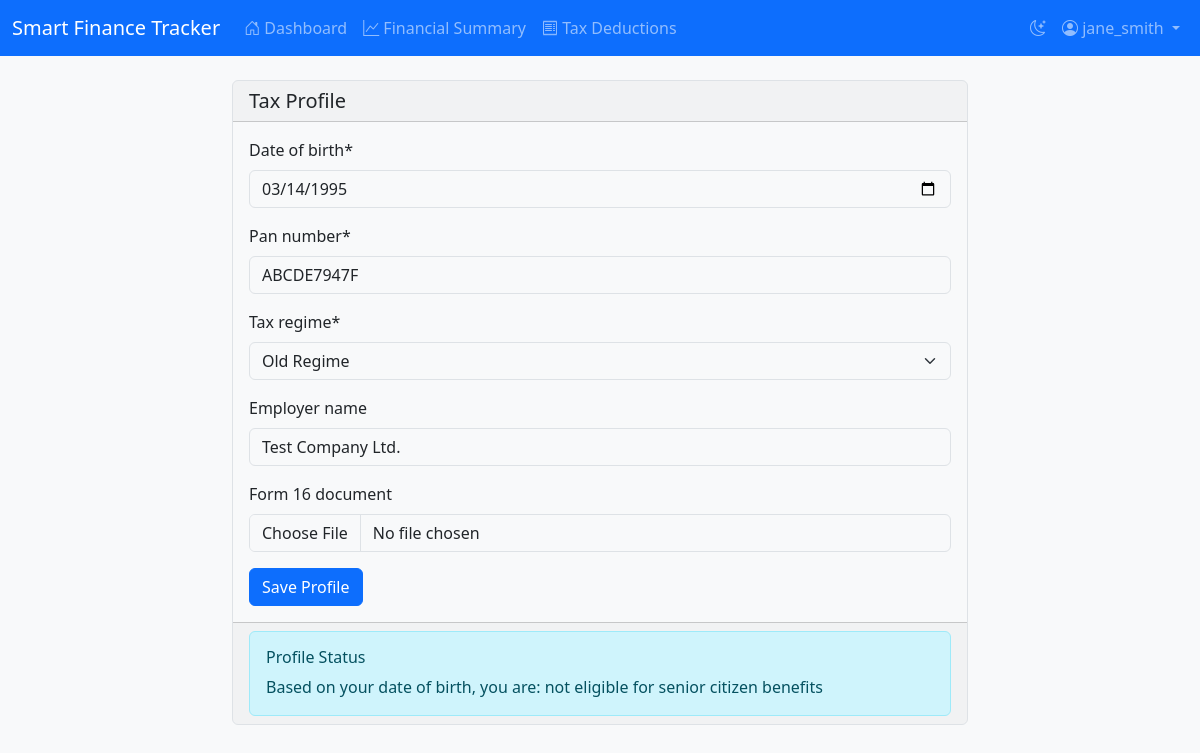
/tax-profile/ (signed in), run on the app's committed database.
### tracker/models.py (models this page shows, shortened)
class UserTaxProfile(models.Model):
    REGIME_CHOICES = [
        ('old', 'Old Regime'),
        ('new', 'New Regime'),
    ]
    user = models.OneToOneField(User, on_delete=models.CASCADE)
    date_of_birth = models.DateField()
    pan_number = models.CharField(max_length=10)
    tax_regime = models.CharField(max_length=3, choices=REGIME_CHOICES, default='old')
    is_senior_citizen = models.BooleanField(default=False)
    is_super_senior_citizen = models.BooleanField(default=False)
    employer_name = models.CharField(max_length=200, blank=True)
    form_16_document = models.FileField(upload_to='form16/', null=True, blank=True)

### tracker/views.py (the view)
# urls.py: path('tax-profile/', views.tax_profile, name='tax_profile'),
@login_required
def tax_profile(request):
    try:
        tax_profile = UserTaxProfile.objects.get(user=request.user)
    except UserTaxProfile.DoesNotExist:
        tax_profile = None
    if request.method == 'POST':
        form = UserTaxProfileForm(request.POST, request.FILES, instance=tax_profile)
        if form.is_valid():
            profile = form.save(commit=False)
            profile.user = request.user
            profile.save()
            messages.success(request, 'Tax profile updated successfully.')
            return redirect('tracker:tax_profile')
    else:
        form = UserTaxProfileForm(instance=tax_profile)
    return render(request, 'tracker/tax_profile.html', {'form': form, 'tax_profile': tax_profile})

### tracker/forms.py
class UserTaxProfileForm(forms.ModelForm):
    class Meta:
        model = UserTaxProfile
        fields = ['date_of_birth', 'pan_number', 'tax_regime', 'employer_name', 'form_16_document']
        widgets = {
            'date_of_birth': forms.DateInput(attrs={'type': 'date'}),
        }

### tracker/templates/tracker/tax_profile.html (shortened to what this page needs)
{% extends "tracker/base.html" %}
{% load crispy_forms_tags %}
{% block content %}
<div class="row justify-content-center">
    <div class="col-md-8">
        <div class="card">
            <div class="card-header">
                <h5 class="card-title mb-0">Tax Profile</h5>
            </div>
            <div class="card-body">
                <form method="post" enctype="multipart/form-data">
                    {{ form|crispy }}
                    <button type="submit" class="btn btn-primary">Save Profile</button>
                </form>
            </div>
            {% if tax_profile %}
            <div class="card-footer">
                <div class="alert alert-info mb-0">
                    <h6 class="alert-heading">Profile Status</h6>
                    <p class="mb-0">
                        Based on your date of birth, you are:
                        {% if tax_profile.is_super_senior_citizen %}
                            a Super Senior Citizen (80+ years)
                        {% elif tax_profile.is_senior_citizen %}
                            a Senior Citizen (60+ years)
                        {% else %}
                            not eligible for senior citizen benefits
                        {% endif %}
                    </p>
                </div>
            </div>
            {% endif %}
        </div>
    </div>
</div>
{% endblock %}

### tracker/templates/tracker/base.html (shortened to what this page needs)
<!DOCTYPE html>
<html lang="en" data-bs-theme="light">
<head>
    <link href="https://cdn.jsdelivr.net/npm/bootstrap@5.3.2/dist/css/bootstrap.min.css" rel="stylesheet">
    <link href="https://cdn.jsdelivr.net/npm/bootstrap-icons@1.11.1/font/bootstrap-icons.css" rel="stylesheet">
</head>
<body>
    {% if user.is_authenticated %}
    <nav class="navbar navbar-expand-lg navbar-dark bg-primary">
        <div class="container-fluid">
            <a class="navbar-brand" href="{% url 'tracker:dashboard' %}">Smart Finance Tracker</a>
            <div class="collapse navbar-collapse" id="navbarNav">
                <ul class="navbar-nav me-auto">
                    <li class="nav-item">
                        <a class="nav-link {% if request.resolver_match.url_name == 'dashboard' %}active{% endif %}"
                           href="{% url 'tracker:dashboard' %}">
                            <i class="bi bi-house-door"></i> Dashboard
                        </a>
                    </li>
                    <li class="nav-item">
                        <a class="nav-link {% if request.resolver_match.url_name == 'financial_summary' %}active{% endif %}"
                           href="{% url 'tracker:financial_summary' %}">
                            <i class="bi bi-graph-up"></i> Financial Summary
                        </a>
                    </li>
                    <li class="nav-item">
                        <a class="nav-link {% if request.resolver_match.url_name == 'tax_deductions' %}active{% endif %}"
                           href="{% url 'tracker:tax_deductions' %}">
                            <i class="bi bi-receipt"></i> Tax Deductions
                        </a>
                    </li>
                </ul>
                <ul class="navbar-nav">
                    <li class="nav-item">
                        <button class="nav-link" id="theme-toggle">
                            <i class="bi bi-moon-stars"></i>
                        </button>
                    </li>
                    <li class="nav-item dropdown">
                        <a class="nav-link dropdown-toggle" href="#" id="navbarDropdown" role="button"
                           data-bs-toggle="dropdown">
                            <i class="bi bi-person-circle"></i> {{ user.username }}
                        </a>
                    </li>
                </ul>
            </div>
        </div>
    </nav>
    {% endif %}
    <div class="container mt-4">
        {% block content %}
        {% endblock %}
    </div>
</body>
</html>

### tracker/templates/tracker/base.html (style rules this page uses)
:root[data-bs-theme="light"] { --bs-body-bg: #f8f9fa; --bs-body-color: #212529; --bs-heading-color: #212529; --bs-primary: #0d6efd; --bs-secondary: #6c757d; --bs-card-bg: #ffffff; --bs-border-color: #dee2e6; }
h1, h2, h3, h4, h5, h6 { color: var(--bs-heading-color); }
.card { background-color: var(--bs-card-bg); border-color: var(--bs-border-color); }

### data on the page
UserTaxProfile: date_of_birth "03/14/1995", pan_number "ABCDE7947F", tax_regime "Old Regime", employer_name "Test Company Ltd."

### other printed values
{{ user.username }} "jane_smith"
